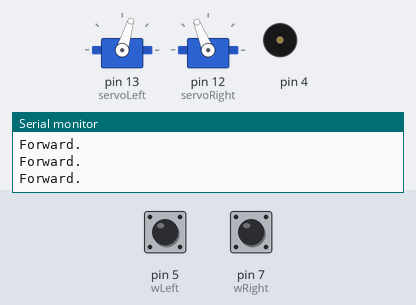
Bench run of a sketch on a simulated Arduino Uno, built with avr-gcc and run on an emulated ATmega328P. On the bench: 2 × servo, buzzer (waves = sounding), the last lines printed to the serial monitor. The inputs (shaded band) are chosen by the test bench; at power-on: pin 5 (wLeft) HIGH, pin 7 (wRight) HIGH.

Above: at 2.2 s.
2.3 s: pin 5 (wLeft) pulled LOW for 0.15 s
At 3.1 s:
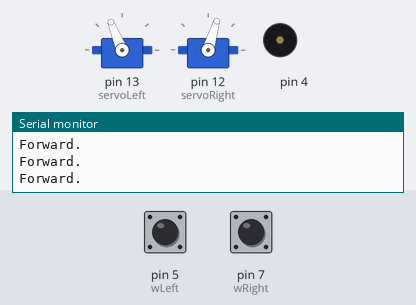
5.2 s: pin 7 (wRight) pulled LOW for 3.2 s
At 7.81 s:
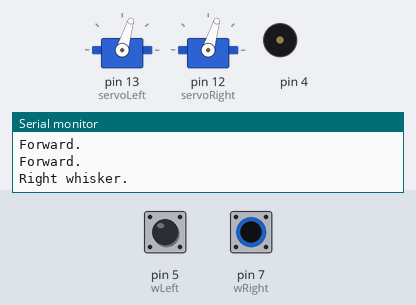
10.9 s: pin 5 (wLeft) pulled LOW for 3.2 s
At 13.51 s:
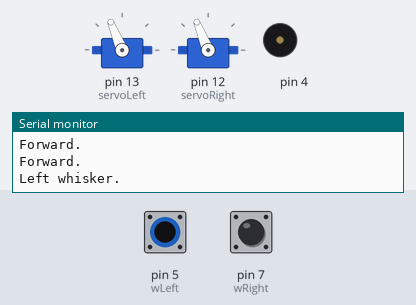
17.1 s: pin 7 (wRight) pulled LOW for 0.15 s
At 18.31 s:
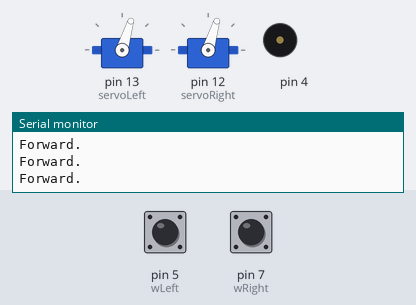
20.2 s: pin 5 (wLeft) pulled LOW for 1 s
At 21.41 s:
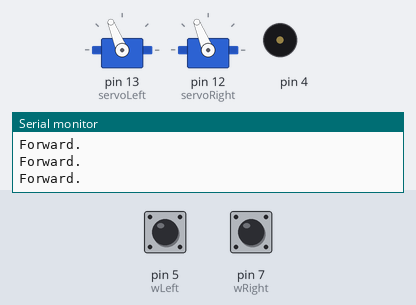
24.2 s: pin 5 (wLeft) driven LOW and pin 7 (wRight) driven LOW
At 26.3 s:
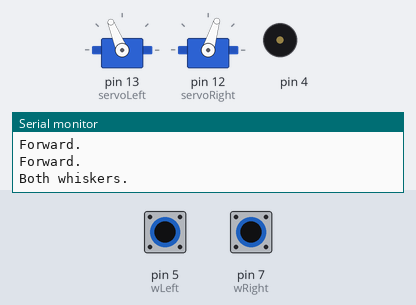
Timing chart, 0 to 28.2 s (numbered marks = the images above; inputs shaded):
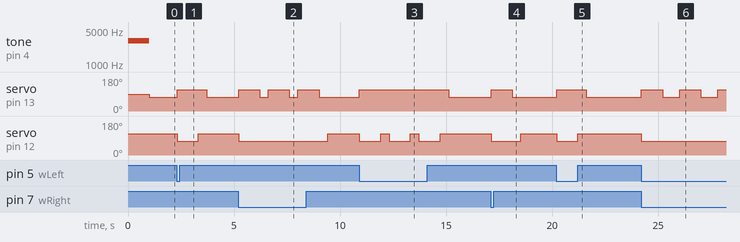

The sketch:

RoamingWithWhiskers.ino
```cpp
// Robotics with the BOE Shield - RoamingWithWhiskers
// Go forward.  Back up and turn if whiskers indicate BOE Shield bot bumped
// into something.

#include <Servo.h>                           // Include servo library

Servo servoLeft;                             // Declare left and right servos
Servo servoRight;

void setup()                                 // Built-in initialization block
{
  pinMode(7, INPUT);                         // Set right whisker pin to input
  pinMode(5, INPUT);                         // Set left whisker pin to input

  tone(4, 3000, 1000);                       // Play tone for 1 second
  delay(1000);                               // Delay to finish tone

  servoLeft.attach(13);                      // Attach left signal to pin 13
  servoRight.attach(12);                     // Attach right signal to pin 12

  Serial.begin(9600);

}

void loop()                                  // Main loop auto-repeats
{
  int wLeft = 5;               // Copy left result to wLeft
  int wRight = 7;              // Copy right result to wRight

  if((digitalRead(wLeft) == LOW) && (digitalRead(wRight) == LOW))          // If both whiskers contact
  {
    backward(1000);                          // Back up 1 second
    turnLeft(800);                           // Turn left about 120 degrees
    Serial.println("Both whiskers.");
    digitalWrite(8, HIGH);
    digitalWrite(2, HIGH);
  }
  else if(digitalRead(wLeft) == LOW)                       // If only left whisker contact
  {
    backward(1000);                          // Back up 1 second
    turnRight(400);                          // Turn right about 60 degrees
    Serial.println("Left whisker.");
    digitalWrite(8, HIGH);
  }
  else if(digitalRead(wRight) == LOW)                       // If only right whisker contact
  {
    backward(1000);                          // Back up 1 second
    turnLeft(400);   // Turn left about 60 degrees
    Serial.println("Right whisker.");
    digitalWrite(2, HIGH);
  }
  else                                       // Otherwise, no whisker contact
  {
    forward(20);                             // Forward 1/50 of a second
    Serial.println("Forward.");
    digitalWrite(2, LOW);
    digitalWrite(8, LOW);
  }
}

void forward(int time)                       // Forward function
{
  servoLeft.writeMicroseconds(1300);         // Left wheel counterclockwise
  servoRight.writeMicroseconds(1700);        // Right wheel clockwise
  delay(time);                               // Maneuver for time ms
}

void turnLeft(int time)                      // Left turn function
{
  servoLeft.writeMicroseconds(1300);         // Left wheel clockwise
  servoRight.writeMicroseconds(1300);        // Right wheel clockwise
  delay(time);                               // Maneuver for time ms
}

void turnRight(int time)                     // Right turn function
{
  servoLeft.writeMicroseconds(1700);         // Left wheel counterclockwise
  servoRight.writeMicroseconds(1700);        // Right wheel counterclockwise
  delay(time);                               // Maneuver for time ms
}

void backward(int time)                      // Backward function
{
  servoLeft.writeMicroseconds(1700);         // Left wheel clockwise
  servoRight.writeMicroseconds(1300);        // Right wheel counterclockwise
  delay(time);                               // Maneuver for time ms
}
```

Measured:
- after the input at 2.3 s, servo on pin 13 (servoLeft): 73° → 112° at once, → 73° 1.4 s later; servo on pin 12 (servoRight): 112° → 73° at once, → 112° 1.0 s later
- after the input at 5.2 s, servo on pin 13 (servoLeft): alternates 112° for 1.0 s and 73° for 0.40 s, 6 changes in all, then stays 73°, starting at once; servo on pin 12 (servoRight): 112° → 73° at once, → 112° 4.2 s later
- after the input at 10.9 s, servo on pin 13 (servoLeft): 73° → 112° at once, → 73° 4.2 s later; servo on pin 12 (servoRight): alternates 112° for 0.40 s and 73° for 1.0 s, 6 changes in all, then stays 112°, starting at once
- after the input at 17.1 s, servo on pin 13 (servoLeft): 73° → 112° at once, → 73° 1.0 s later; servo on pin 12 (servoRight): 112° → 73° at once, → 112° 1.4 s later
- after the input at 20.2 s, servo on pin 13 (servoLeft): 73° → 112° at once, → 73° 1.4 s later; servo on pin 12 (servoRight): 112° → 73° at once, → 112° 1.0 s later
- after the input at 24.2 s, servo on pin 13 (servoLeft): alternates 112° for 1.0 s and 73° for 0.80 s, starting at once; servo on pin 12 (servoRight): 112° → 73° at once
